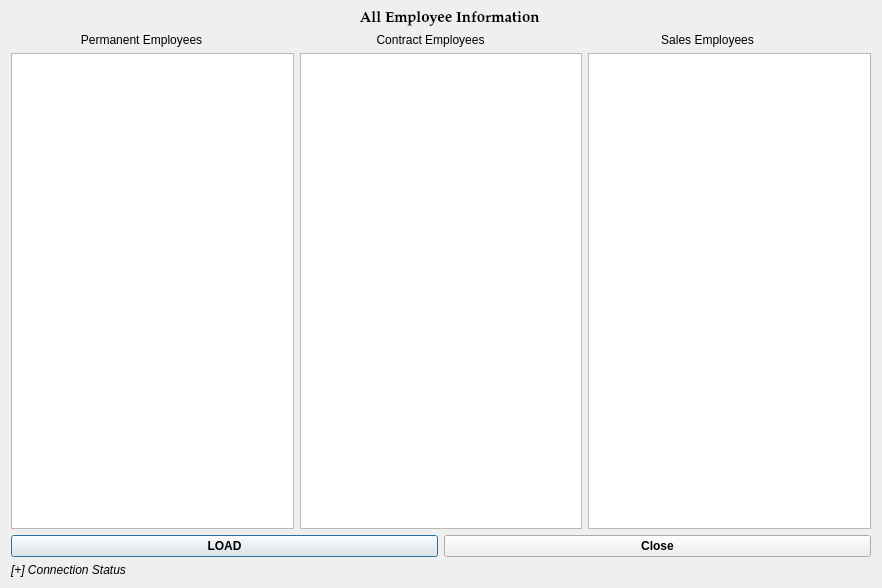
<?xml version="1.0" encoding="UTF-8"?>
<ui version="4.0">
 <class>O1_showall</class>
 <widget class="QDialog" name="O1_showall">
  <property name="geometry">
   <rect>
    <x>0</x>
    <y>0</y>
    <width>882</width>
    <height>588</height>
   </rect>
  </property>
  <property name="windowTitle">
   <string>Dialog</string>
  </property>
  <layout class="QVBoxLayout" name="verticalLayout_4">
   <item>
    <widget class="QLabel" name="label">
     <property name="font">
      <font>
       <family>Palatino Linotype</family>
       <pointsize>11</pointsize>
       <weight>75</weight>
       <bold>true</bold>
      </font>
     </property>
     <property name="text">
      <string>                                                                                             All Employee Information</string>
     </property>
    </widget>
   </item>
   <item>
    <layout class="QHBoxLayout" name="horizontalLayout">
     <item>
      <layout class="QVBoxLayout" name="verticalLayout">
       <item>
        <widget class="QLabel" name="label_2">
         <property name="text">
          <string>                     Permanent Employees</string>
         </property>
        </widget>
       </item>
       <item>
        <widget class="QTableView" name="permanent_tableView"/>
       </item>
      </layout>
     </item>
     <item>
      <layout class="QVBoxLayout" name="verticalLayout_2">
       <item>
        <widget class="QLabel" name="label_3">
         <property name="text">
          <string>                       Contract Employees</string>
         </property>
        </widget>
       </item>
       <item>
        <widget class="QTableView" name="contract_tableView"/>
       </item>
      </layout>
     </item>
     <item>
      <layout class="QVBoxLayout" name="verticalLayout_3">
       <item>
        <widget class="QLabel" name="label_4">
         <property name="text">
          <string>                      Sales Employees</string>
         </property>
        </widget>
       </item>
       <item>
        <widget class="QTableView" name="sales_tableView"/>
       </item>
      </layout>
     </item>
    </layout>
   </item>
   <item>
    <layout class="QHBoxLayout" name="horizontalLayout_2">
     <item>
      <widget class="QPushButton" name="showall_loadButton">
       <property name="font">
        <font>
         <weight>75</weight>
         <bold>true</bold>
        </font>
       </property>
       <property name="text">
        <string>LOAD</string>
       </property>
      </widget>
     </item>
     <item>
      <widget class="QPushButton" name="showall_closeButton">
       <property name="font">
        <font>
         <weight>75</weight>
         <bold>true</bold>
        </font>
       </property>
       <property name="text">
        <string>Close</string>
       </property>
      </widget>
     </item>
    </layout>
   </item>
   <item>
    <widget class="QLabel" name="showall_connLabel">
     <property name="font">
      <font>
       <italic>true</italic>
      </font>
     </property>
     <property name="text">
      <string>[+] Connection Status</string>
     </property>
    </widget>
   </item>
  </layout>
  <zorder>showall_connLabel</zorder>
  <zorder>permanent_tableView</zorder>
  <zorder>contract_tableView</zorder>
  <zorder>sales_tableView</zorder>
  <zorder>label</zorder>
  <zorder>showall_loadButton</zorder>
  <zorder>showall_closeButton</zorder>
  <zorder>showall_closeButton</zorder>
  <zorder>label_2</zorder>
  <zorder>label_3</zorder>
  <zorder>label_4</zorder>
 </widget>
 <resources/>
 <connections/>
</ui>
